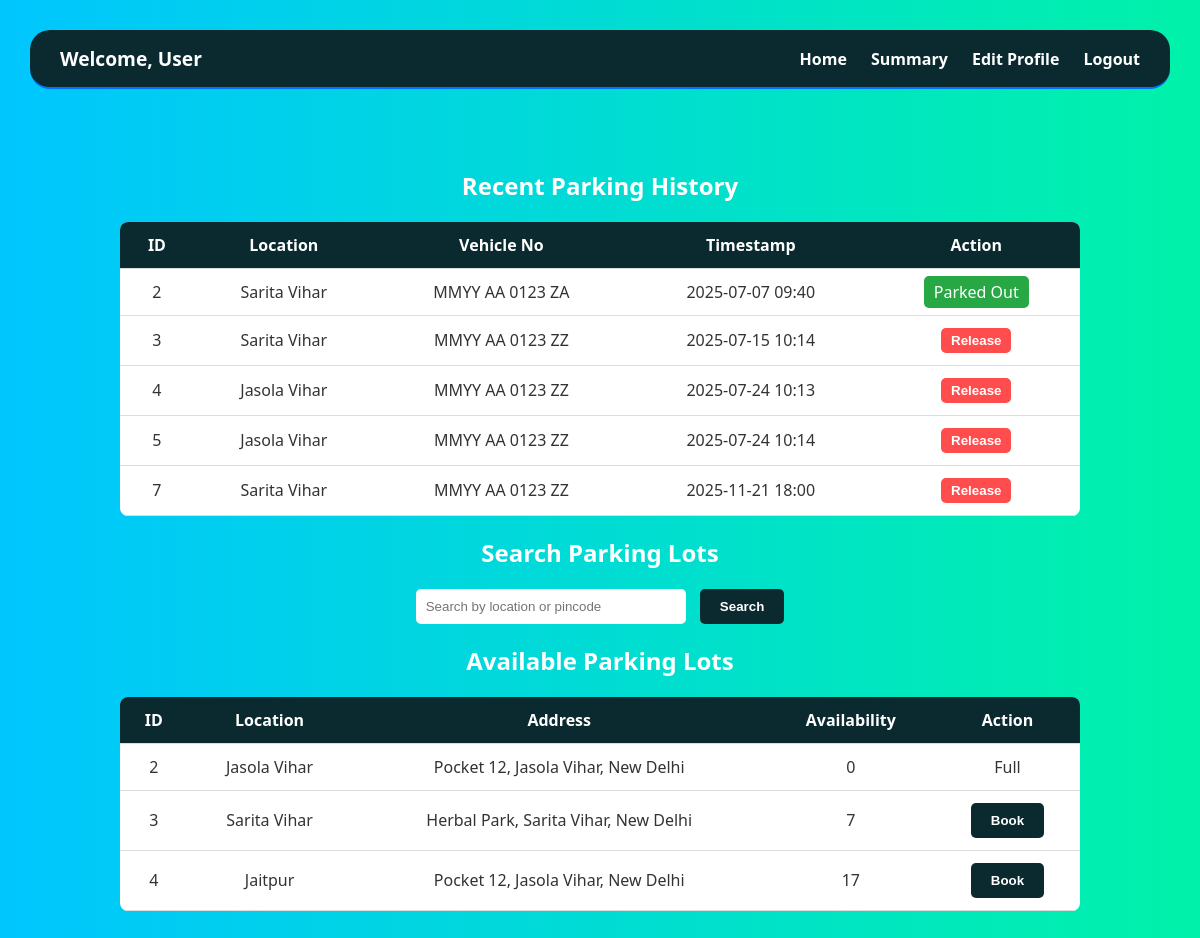
Screenshot of /dashboard (signed in) with the database file from the repository.
### Models.py (models this page shows, shortened)
class user_info(db.Model):
    __tablename__ = 'user_info'
    id = db.Column(db.Integer, primary_key=True)
    email=db.Column(db.String,nullable=False)
    fullname=db.Column(db.String,nullable=False)
    password=db.Column(db.String,nullable=False)
    Address=db.Column(db.String,nullable=False)
    Pincode=db.Column(db.String(6),nullable=False)
    role = db.Column(db.Integer, nullable=False, default=1)
    reservations = db.relationship('reservation', back_populates='user')

class reservation(db.Model):
    __tablename__ = 'reservation'
    id = db.Column(db.Integer, primary_key=True)
    spot_id = db.Column(db.Integer, db.ForeignKey('parking_spot.id'),nullable=False)
    lot_id = db.Column(db.Integer, db.ForeignKey('parking_lot.id'), nullable=False)
    user_id = db.Column(db.Integer, db.ForeignKey('user_info.id'),nullable=False)
    Parking_timestamp = db.Column(db.DateTime, default=datetime.utcnow,nullable=False)
    Leaving_timestamp = db.Column(db.DateTime, nullable=True)
    rate_per_unit = db.Column(db.Float,nullable=False,default=10.0)
    total_cost = db.Column(db.Float,nullable=True)
    vehicle_number = db.Column(db.String(20))
    status = db.Column(db.String(20), nullable=False, default='Parked')
    spot = db.relationship('parking_spot', back_populates='reservations')
    lot = db.relationship('parking_lot', back_populates='reservations', foreign_keys=[lot_id])
    user = db.relationship('user_info', back_populates='reservations')

class parking_lot(db.Model):
    __tablename__ = 'parking_lot'
    id = db.Column(db.Integer, primary_key=True)
    prime_location_name = db.Column(db.String,nullable=False)
    price = db.Column(db.Integer,nullable=False)
    Address = db.Column(db.String,nullable=False)
    Pincode = db.Column(db.String(6),nullable=False)
    maximum_number_of_spots = db.Column(db.Integer,nullable=False)
    spots=db.relationship('parking_spot',backref='lot',lazy=True)
    reservations = db.relationship('reservation', back_populates='lot',foreign_keys='reservation.lot_id')
    @property
    def free_spots(self):
        return sum(1 for spot in self.spots if spot.status == 'A')

class parking_spot(db.Model):
    __tablename__ = 'parking_spot'
    id = db.Column(db.Integer, primary_key=True)
    lot_id  = db.Column(db.Integer, db.ForeignKey('parking_lot.id'),nullable=False)
    status = db.Column(db.String(1),nullable=False,default='A')
    reservations = db.relationship('reservation', backref='spot_rel', cascade="all, delete")

### app.py (the view)
@app.route('/dashboard',methods=['GET','POST'])
def dashboard():
    if 'user_id' not in session:
        return redirect(url_for('login'))
    search_query = request.args.get('query', '')
    user=user_info.query.get(session['user_id'])
    if search_query:
        lots = parking_lot.query.options(joinedload(parking_lot.spots)).filter(
        parking_lot.prime_location_name.ilike(f"%{search_query}%") |
        parking_lot.Pincode.ilike(f"%{search_query}%")
    ).all()
    else:
        lots = parking_lot.query.options(joinedload(parking_lot.spots)).all()
    reservation_history = reservation.query.options(joinedload(reservation.spot).joinedload(parking_spot.lot)).filter_by(user_id=user.id).all()
    return render_template('dashboard.html',
                           user=user,
                           reservation=reservation_history,
                           parking_lots=lots)

### templates/dashboard.html (shortened to what this page needs)
<!DOCTYPE html>
<html lang="en">
<head>
    <link rel="stylesheet" href="{{ url_for('static', filename='css/dashboard.css') }}">
</head>
<body>
    <div class="navbar">
        <div class="welcome">Welcome, {{ user.fullname }}</div>
        <div class="nav-links">
            <a href="{{ url_for('dashboard') }}">Home</a>
            <a href="{{ url_for('user_summary')}}">Summary</a>
            <a href="{{ url_for('user_edit_profile') }}">Edit Profile</a>
            <a href="{{ url_for('login') }}">Logout</a>
        </div>
    </div>
    <div class="dashboard-container">
        <h2>Recent Parking History</h2>
        {% if reservation %}
        <table class="styled-table">
            <thead>
                <tr>
                    <th>ID</th>
                    <th>Location</th>
                    <th>Vehicle No</th>
                    <th>Timestamp</th>
                    <th>Action</th>
                </tr>
            </thead>
            <tbody>
                {% for res in reservation %}
                <tr>
                    <td>{{ res.id }}</td>
                    <td>{{ res.spot.lot.prime_location_name }}</td>
                    <td>{{ res.vehicle_number or 'N/A' }}</td>
                    <td>{{ res.Parking_timestamp.strftime('%Y-%m-%d %H:%M') }}</td>
                    <td>
                        {% if res.status == 'Parked' %}
                            <form action="{{ url_for('release_form_page', res_id=res.id) }}" method="GET">
                                <button type="submit" class="btn release">Release</button>
                            </form>
                        {% else %}
                            <span class="btn parked-out">Parked Out</span>
                        {% endif %}
                    </td>
                </tr>
                {% endfor %}
            </tbody>
        </table>
        {% else %}
            <p>You have no reservations.</p>
        {% endif %}
        <h2>Search Parking Lots</h2>
        <form method="GET" action="{{ url_for('search_parking') }}">
            <input type="text" name="query" placeholder="Search by location or pincode"  required>
            <button type="submit">Search</button>
        </form>
        <h2>Available Parking Lots</h2>
        {% if parking_lots %}
        <table class="styled-table">
            <thead>
                <tr>
                    <th>ID</th>
                    <th>Location</th>
                    <th>Address</th>
                    <th>Availability</th>
                    <th>Action</th>
                </tr>
            </thead>
            <tbody>
                {% for lot in parking_lots %}
                <tr>
                    <td>{{ lot.id }}</td>
                    <td>{{ lot.prime_location_name }}</td>
                    <td>{{ lot.Address }}</td>
                    <td>{{ lot.free_spots }}</td>
                    <td>
                        {% if lot.free_spots > 0 %}
                            <form method="GET" action="{{ url_for('book_parking') }}">
                                <button type="submit" class="btn book">Book</button>
                            </form>
                        {% else %}
                            <span class="btn full">Full</span>
                        {% endif %}
                    </td>
                </tr>
                {% endfor %}
            </tbody>
        </table>
        {% else %}
            <p>No parking lots found.</p>
        {% endif %}
    </div>
</body>
</html>

### static/css/dashboard.css (style rules this page uses)
body { margin: 0; padding: 0; font-family: 'Segoe UI', sans-serif; background: linear-gradient(to right, #00c6ff, #00f2a9); color: white; text-align: center; }
.navbar { background-color: #0a2a2f; padding: 15px 30px; display: flex; justify-content: space-between; align-items: center; border-bottom: 2px solid #0072ff; border-radius: 20px; margin: 30px; }
.navbar .welcome { font-size: 1.2rem; font-weight: bold; }
.navbar .nav-links a { color: white; margin-left: 20px; text-decoration: none; font-weight: bold; }
.dashboard-container { padding: 30px 10%; }
input[type="text"] { padding: 10px; width: 250px; border: none; border-radius: 5px; margin-right: 10px; }
button { padding: 10px 20px; background-color: #0a2a2f; border: none; border-radius: 5px; color: white; font-weight: bold; cursor: pointer; }
.styled-table { width: 100%; border-collapse: collapse; margin-top: 20px; background-color: white; color: #333; border-radius: 8px; overflow: hidden; }
.styled-table thead { background-color: #0a2a2f; color: white; }
.styled-table th, .styled-table td { padding: 12px 15px; text-align: center; border-bottom: 1px solid #ddd; }
.btn.release { background-color: #ff4d4d; color: white; border: none; padding: 5px 10px; border-radius: 5px; cursor: pointer; }
.btn.parked-out { background-color: #28a745; color: white; padding: 5px 10px; border-radius: 5px; }

### rows the page displays
user_info: fullname "User"
reservation: id "2", spot.lot.prime_location_name "Sarita Vihar", vehicle_number "MMYY AA 0123 ZA", Parking_timestamp "2025-07-07 09:40", status "Parked Out"
reservation: id "3", spot.lot.prime_location_name "Sarita Vihar", vehicle_number "MMYY AA 0123 ZZ", Parking_timestamp "2025-07-15 10:14"
reservation: id "4", spot.lot.prime_location_name "Jasola Vihar", vehicle_number "MMYY AA 0123 ZZ", Parking_timestamp "2025-07-24 10:13"
reservation: id "5", spot.lot.prime_location_name "Jasola Vihar", vehicle_number "MMYY AA 0123 ZZ", Parking_timestamp "2025-07-24 10:14"
reservation: id "7", spot.lot.prime_location_name "Sarita Vihar", vehicle_number "MMYY AA 0123 ZZ", Parking_timestamp "2025-11-21 18:00"
parking_lot: id "2", prime_location_name "Jasola Vihar", Address "Pocket 12, Jasola Vihar, New Delhi", free_spots "0", shows "Full"
parking_lot: id "3", prime_location_name "Sarita Vihar", Address "Herbal Park, Sarita Vihar, New Delhi", free_spots "7"
parking_lot: id "4", prime_location_name "Jaitpur", Address "Pocket 12, Jasola Vihar, New Delhi", free_spots "17"
